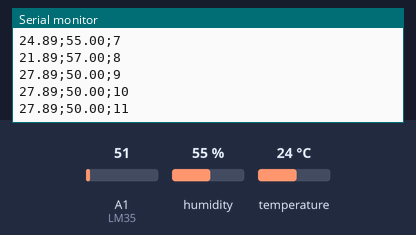
A sketch run on a simulated Arduino Uno, built with avr-gcc and run on an emulated ATmega328P. Shown: the last lines printed to the serial monitor. The test bench sets the inputs (shaded band); at power-on: humidity 55 %, A1 (LM35) = 51, temperature 24 °C.

Above: at 5.8 s.
5.9 s: humidity set to 22 %
At 11.3 s:
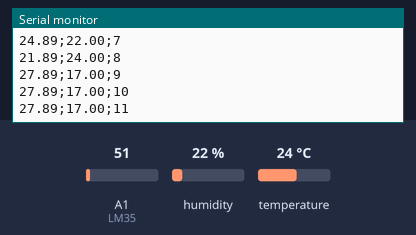
11.9 s: A1 (LM35) set to 61
At 16.4 s:
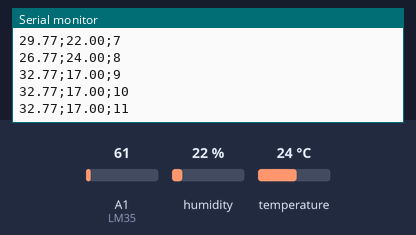
17.9 s: humidity set to 40 %
At 21.6 s:
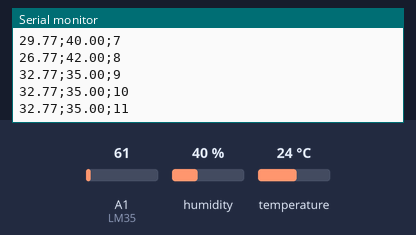
23.9 s: A1 (LM35) set to 71
At 26.7 s:
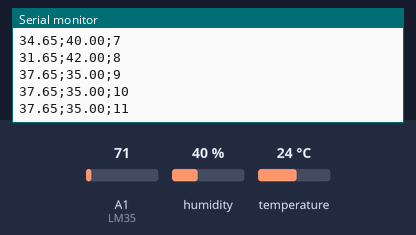
Timing chart, 0 to 28.2 s (numbered marks = the images above; inputs shaded):
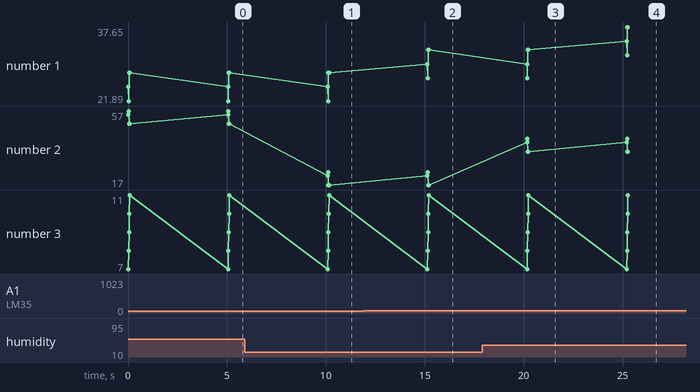

Measured:
- after the input at 5.9 s, the serial monitor: prints a new line after 4.2 s (image 1)
- after the input at 11.9 s, the serial monitor: prints a new line after 3.2 s (image 2)
- after the input at 17.9 s, the serial monitor: prints a new line after 2.3 s (image 3)
- after the input at 23.9 s, the serial monitor: prints a new line after 1.3 s (image 4)
- plotted number 1: 27.89 → 32.77 after the input at 11.9 s, 32.77 → 37.65 after the input at 23.9 s
- plotted number 2: 50 → 17 after the input at 5.9 s, 17 → 35 after the input at 17.9 s

The sketch:

sketch_ecoYieldApi.ino
```cpp
#include "DHT.h"
// --biblioteca que contém os códigos necessários para trabalhar com sensores de temperatura e umidade.

#define dht_type DHT11
// -- definindo o especificador do tipo do sensor que está sendo utilizado

int dht_pin = A0; //-- entrada analógica
DHT dht_1 = DHT(dht_pin, dht_type);
// -- criando um objeto com o tipo e o pin

const int LM35 = A1; // Define o pino que lerá a saída do LM35
float temperatura = 0; // Variável que armazenará a temperatura medida
int valorLido = 0; //variavel auxiliar
float umidade = 0; // Variavel que armazenará umidade
int valorLidoU = 0; // Variavel Auxiliar
int fkConjuntoSensor = 1; // Variavel Auxiliar

//Função que será executada uma vez quando ligar ou resetar o Arduino
void setup() {
  Serial.begin(9600);
  dht_1.begin();
}
 // -- comunicação serial

void loop() {
  float umidade = dht_1.readHumidity();
  valorLido = analogRead(LM35); //leitura analogica da porta A1

  // --utilizamos o objeto criado para realizar a leitura
  temperatura = (valorLido * 0.00488); //5 volts/ 1023 - 0.0048 precisao do A/D
temperatura = temperatura * 100; //converte milivolts para celsius - cada 10mV == 1°c
  if(isnan(temperatura) or isnan(umidade)){
    Serial.println("Erro ao ler");
  } else {
    Serial.print(temperatura);
    Serial.print (";");
    Serial.print(umidade);
    Serial.print (";");
    Serial.println(fkConjuntoSensor + 6);
    Serial.print(temperatura - 3);
    Serial.print (";");
    Serial.print(umidade + 2);
    Serial.print (";");
    Serial.println(fkConjuntoSensor + 7);
    Serial.print(temperatura + 3);
    Serial.print (";");
    Serial.print(umidade - 5);
    Serial.print (";");
    Serial.println(fkConjuntoSensor + 8);
    Serial.print(temperatura + 3);
    Serial.print (";");
    Serial.print(umidade - 5);
    Serial.print (";");
    Serial.println(fkConjuntoSensor + 9);
    Serial.print(temperatura + 3);
    Serial.print (";");
    Serial.print(umidade - 5);
    Serial.print (";");
    Serial.println(fkConjuntoSensor + 10);
  }

  delay(5000);
}
```
